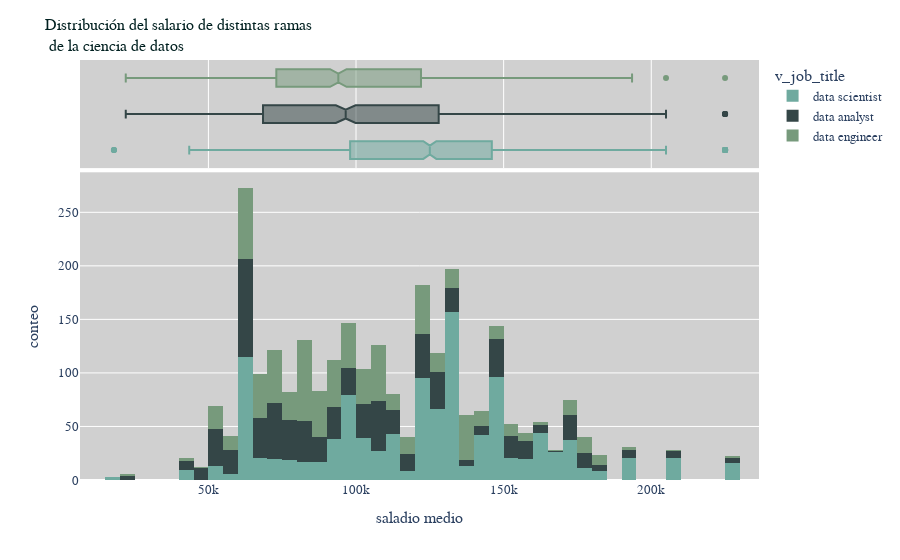

Notebook cell for this chart:
### Code cell
data_jobs = ['data scientist','data engineer','data analyst']
aux = df[df['v_job_title'].isin(data_jobs)]
fig_salary_2 = px.histogram(aux, x="c_salary_mean", color="v_job_title",marginal='box',
                  color_discrete_sequence=['#6faa9f','#344647','#779a7c'], 
                  )
fig_salary_2.update_layout(title_text='Distribución del salario de distintas ramas <br> de la ciencia de datos',
                  title_font_size=16,
                  title_font_color="#002020",
                  xaxis_title_text='saladio medio',
                  yaxis_title='conteo',
                  plot_bgcolor="rgb(208,208,208)",
                  font=dict(
                     family="Courier New, monospace",size=13)
    )
fig_salary_2.show()

### Figure 1 — Plotly figure (JSON) as saved in the notebook; plotly's stock layout.template omitted (floating-point values rounded to 4 significant figures; data arrays with more than 128 entries replaced by an {"elided": "..."} marker saying what was removed)
{"data": [{"alignmentgroup": "True", "bingroup": "x", "hovertemplate": "v_job_title=data scientist<br>c_salary_mean=%{x}<br>count=%{y}<extra></extra>", "legendgroup": "data scientist", "marker": {"color": "#6faa9f"}, "name": "data scientist", "offsetgroup": "data scientist", "orientation": "v", "showlegend": true, "type": "histogram", "x": {"elided": "1168 int values"}, "xaxis": "x", "yaxis": "y"}, {"alignmentgroup": "True", "hovertemplate": "v_job_title=data scientist<br>c_salary_mean=%{x}<extra></extra>", "legendgroup": "data scientist", "marker": {"color": "#6faa9f"}, "name": "data scientist", "notched": true, "offsetgroup": "data scientist", "showlegend": false, "type": "box", "x": {"elided": "1168 int values"}, "xaxis": "x2", "yaxis": "y2"}, {"alignmentgroup": "True", "bingroup": "x", "hovertemplate": "v_job_title=data analyst<br>c_salary_mean=%{x}<br>count=%{y}<extra></extra>", "legendgroup": "data analyst", "marker": {"color": "#344647"}, "name": "data analyst", "offsetgroup": "data analyst", "orientation": "v", "showlegend": true, "type": "histogram", "x": {"elided": "786 int values"}, "xaxis": "x", "yaxis": "y"}, {"alignmentgroup": "True", "hovertemplate": "v_job_title=data analyst<br>c_salary_mean=%{x}<extra></extra>", "legendgroup": "data analyst", "marker": {"color": "#344647"}, "name": "data analyst", "notched": true, "offsetgroup": "data analyst", "showlegend": false, "type": "box", "x": {"elided": "786 int values"}, "xaxis": "x2", "yaxis": "y2"}, {"alignmentgroup": "True", "bingroup": "x", "hovertemplate": "v_job_title=data engineer<br>c_salary_mean=%{x}<br>count=%{y}<extra></extra>", "legendgroup": "data engineer", "marker": {"color": "#779a7c"}, "name": "data engineer", "offsetgroup": "data engineer", "orientation": "v", "showlegend": true, "type": "histogram", "x": {"elided": "760 int values"}, "xaxis": "x", "yaxis": "y"}, {"alignmentgroup": "True", "hovertemplate": "v_job_title=data engineer<br>c_salary_mean=%{x}<extra></extra>", "legendgroup": "data engineer", "marker": {"color": "#779a7c"}, "name": "data engineer", "notched": true, "offsetgroup": "data engineer", "showlegend": false, "type": "box", "x": {"elided": "760 int values"}, "xaxis": "x2", "yaxis": "y2"}], "layout": {"barmode": "relative", "font": {"family": "Courier New, monospace", "size": 13}, "legend": {"title": {"text": "v_job_title"}, "tracegroupgap": 0}, "margin": {"t": 60}, "plot_bgcolor": "rgb(208,208,208)", "title": {"font": {"color": "#002020", "size": 16}, "text": "Distribución del salario de distintas ramas <br> de la ciencia de datos"}, "xaxis": {"anchor": "y", "domain": [0, 1], "title": {"text": "saladio medio"}}, "xaxis2": {"anchor": "y2", "domain": [0, 1], "matches": "x", "showgrid": true, "showticklabels": false}, "yaxis": {"anchor": "x", "domain": [0, 0.7326], "title": {"text": "conteo"}}, "yaxis2": {"anchor": "x2", "domain": [0.7426, 1], "matches": "y2", "showgrid": false, "showline": false, "showticklabels": false, "ticks": ""}}}
